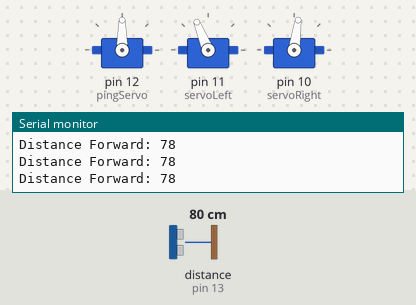
Bench run of a sketch on a simulated Arduino Uno, built with avr-gcc and run on an emulated ATmega328P. On the bench: 3 × servo, the last lines printed to the serial monitor. Wiring (inferred from the names in the program): ultrasonic range finder: trigger pin 13; echo pin 13. Inputs (shaded band) come from the test bench; at power-on: distance to the obstacle (sensor on pin 13) 80 cm. The echo pulse lasts 58.3 µs per cm.

Above: at 2.2 s.
2.3 s: distance to the obstacle (sensor on pin 13) set to 8 cm
5.3 s: distance to the obstacle (sensor on pin 13) set to 5 cm
At 6.7 s:
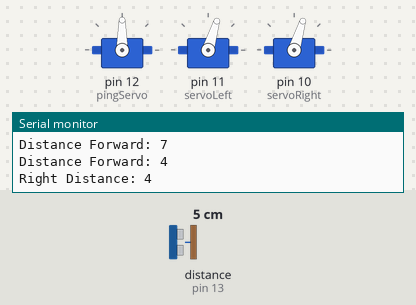
8.3 s: distance to the obstacle (sensor on pin 13) set to 9 cm
At 8.8 s:
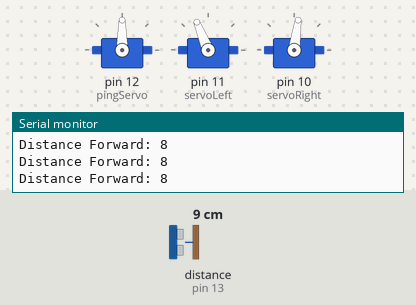
9.9 s: distance to the obstacle (sensor on pin 13) set to 2 cm
At 10.3 s:
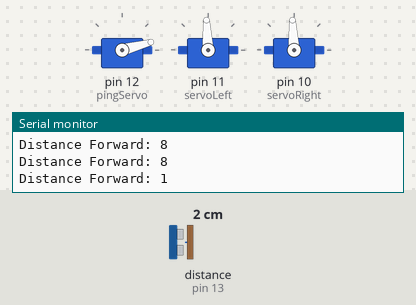
Timing chart, 0 to 13.9 s (numbered marks = the images above; inputs shaded):
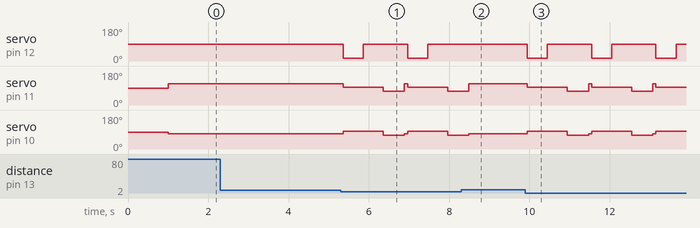

The sketch:

Lab3_Slalom.ino
```cpp
#include <Servo.h>

Servo servoRight;
Servo servoLeft;
Servo pingServo;

const int pingPin = 13;
long duration;
int distance;
int rightDistance;

void setup() {
 Serial.begin(9600);
 pingServo.attach(12);
 servoLeft.attach(11);
 servoRight.attach(10);

 //Center pingServo
 pingServo.write(90);
 delay(1000);
}

void loop() {

  forward();
  delay(75);

  distance = calculateDistance();
  Serial.print("Distance Forward: ");
  Serial.print(distance);
  Serial.println();

  if(distance < 6){
    stopOnSpot();
    rightDistance =  rightDist();
    Serial.print("Right Distance: ");
    Serial.print(rightDistance);
    Serial.println();
    if(rightDistance < 15){
      turnLeft();
    }else{
      turnRight();
    }
  }

}

int rightDist(){
  pingServo.write(15);
  delay(500);
  int dist = calculateDistance();
  pingServo.write(90);
  delay(500);
  return dist;
}

void turnLeft(){
  maneuver(1300, 1300);
  delay(525);
}
void turnRight(){
  maneuver(1700, 1610);
  delay(550);
}

//Returns the distance at the current angle
int calculateDistance(){
  pinMode(pingPin, OUTPUT); // Set pin to OUTPUT
  digitalWrite(pingPin, LOW); // Ensure pin is low
  delayMicroseconds(2);

  digitalWrite(pingPin, HIGH); // Start ranging
  delayMicroseconds(5); // with 5 microsecond burst
  digitalWrite(pingPin, LOW); // End ranging

  pinMode(pingPin, INPUT); // Set pin to INPUT
  duration = pulseIn(pingPin, HIGH); // Read echo pulse
  distance = duration * 0.034/2;  //Convert to centimeters

  return distance;
}

void forward(){
  servoLeft.writeMicroseconds(1700);
  servoRight.writeMicroseconds(1390);
}
void stopOnSpot(){
  servoLeft.writeMicroseconds(1500);
  servoRight.writeMicroseconds(1500);
}

void maneuver(int speedLeft, int speedRight){
  servoLeft.writeMicroseconds(speedLeft);
  servoRight.writeMicroseconds(speedRight);
}
```

Measured:
- the behaviour switches between 7 and 6 cm on distance to the obstacle (sensor on pin 13) (found by bisection; images 0 and 1)
- after the input at 5.3 s, servo on pin 12 (pingServo): alternates 90° for 1.1 s and 15° for 0.50 s, starting after 0.06 s
- after the input at 8.3 s, servo on pin 12 (pingServo): stays 90° (without the input it goes to 15° after 0.27 s); servo on pin 11 (servoLeft): goes on until 8.5 s, then stays 112°; servo on pin 10 (servoRight): goes on until 8.5 s, then stays 82°
- after the input at 9.9 s, servo on pin 12 (pingServo): alternates 90° for 1.1 s and 15° for 0.50 s, starting after 0.05 s
